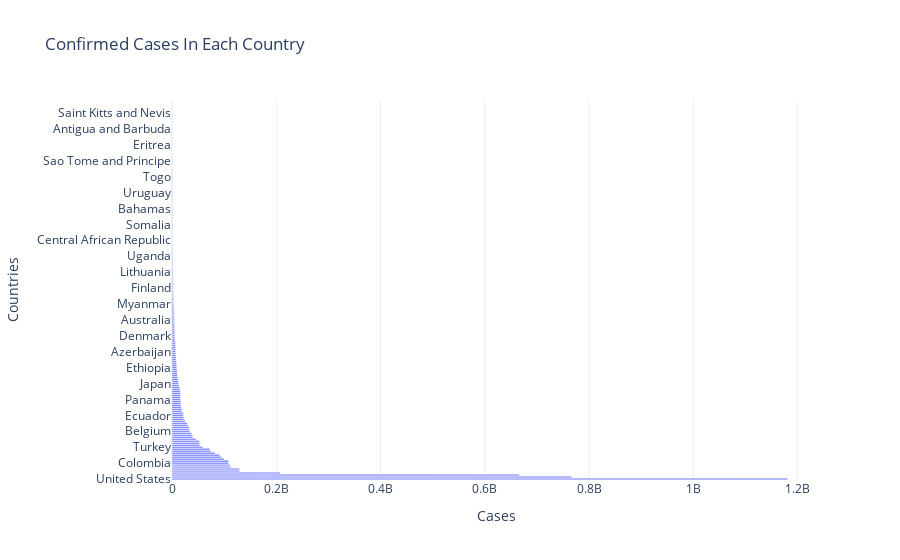

Write notebook code for a chart like this one.
### Code cell
fig = go.Figure(go.Bar(
            x=data_per_country['total_cases'],
            y=data_per_country['location'],
            orientation='h'))
fig.update_layout(
    title='Confirmed Cases In Each Country',
    template='plotly_white',
     xaxis_title="Cases",
    yaxis_title="Countries",
)
fig.show()

### Figure 1 — Plotly figure (JSON) as saved in the notebook; plotly's stock layout.template omitted (floating-point values rounded to 4 significant figures; data arrays with more than 128 entries replaced by an {"elided": "..."} marker saying what was removed)
{"data": [{"orientation": "h", "type": "bar", "x": {"elided": "191 int values"}, "y": {"elided": "191 str values"}}], "layout": {"title": {"text": "Confirmed Cases In Each Country"}, "xaxis": {"title": {"text": "Cases"}}, "yaxis": {"title": {"text": "Countries"}}}}
